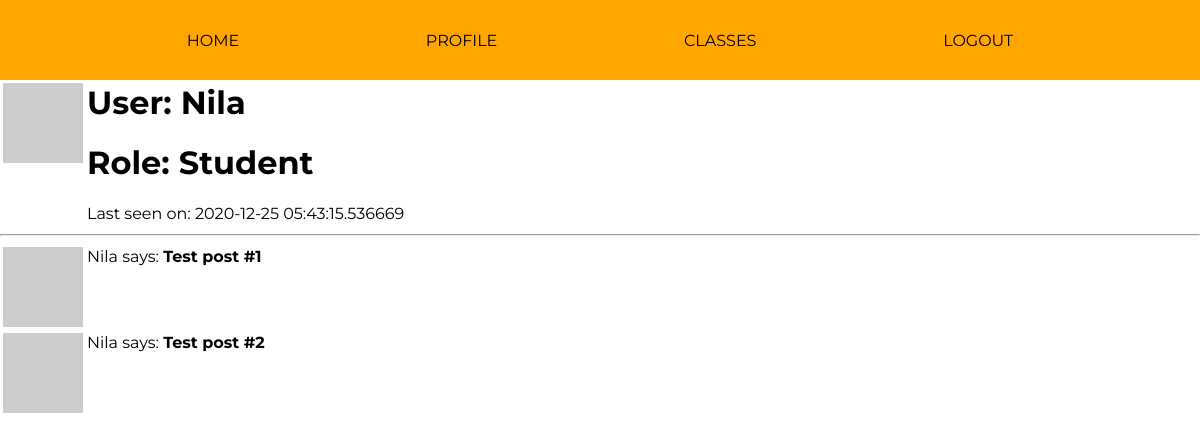
Before: /user/Nila (signed in) with the older database file.
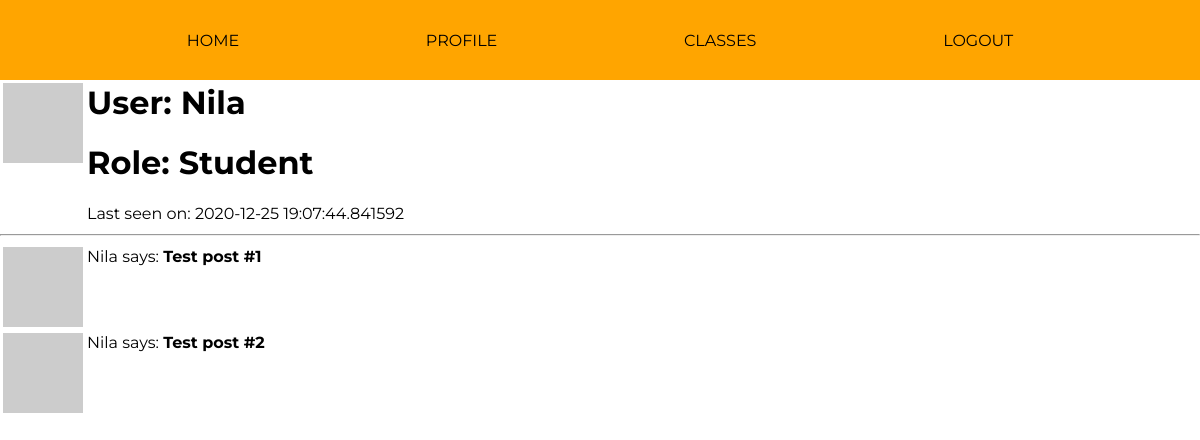
After: the same page with the newer database file.
### app/models.py (models this page shows, shortened)
class User(UserMixin, db.Model):
    id = db.Column(db.Integer, primary_key=True)
    username = db.Column(db.String(64), index=True, unique=True) # adding columns to the database
    email = db.Column(db.String(120), index=True, unique=True)
    password_hash = db.Column(db.String(128))
    role = db.Column(db.Integer, index=False, unique=False) # 0 is Teacher, 1 is Student
    about_me = db.Column(db.String(140))
    last_seen = db.Column(db.DateTime, default=datetime.utcnow)
    posts = db.relationship('Post', backref='author', lazy='dynamic') # First part is calling it from the Post model, secret field is the backref (author)
    reactions = db.relationship('Reactions', backref='reactor', lazy='dynamic') # This will show all the reactions that this user has made
    teaches = db.relationship('Courses', backref='teacher', lazy='dynamic') # This will show all the courses that the user teaches
    signups = db.relationship('Signups', backref='student', lazy='dynamic') # This will show all of the signups of that user
    def avatar(self, size):
        digest = md5(self.email.lower().encode('utf-8')).hexdigest()
        return 'https://www.gravatar.com/avatar/{}?d=identicon&s={}'.format(digest, size)

### app/routes.py (the view)
@app.route('/user/<username>') # User profile page
@login_required
def user(username):
    user = User.query.filter_by(username=username).first_or_404()
    posts = [
        {'author': user, 'body': 'Test post #1'},
        {'author': user, 'body': 'Test post #2'}
    ]
    return render_template('user.html', user=user, posts=posts, title=username)

### app/models.py (called while the page is built)
@login.user_loader
def load_user(id):
        return User.query.get(int(id))

### app/routes.py (called while the page is built)
@app.before_request # This function will be executed right before the view function
def before_request():
    if current_user.is_authenticated: # Checks whether the current user is logged in
        current_user.last_seen = datetime.utcnow() # Sets the last seen to the date using the UTC time zone
        db.session.commit() # Don't need to do db.session.add() because the user is already in the database (using a current_user)

### app/templates/user.html (shortened to what this page needs)
{% extends "base.html" %}
{% block content %}
<table>
    <tr valign="top">
        <td><img src="{{ user.avatar(128) }}"></td>
        <td><h1>User: {{ user.username }}</h1>
            {% if user.role == 0 %}
                <h1>Role: Teacher</h1>
            {% else %}
                <h1>Role: Student</h1>
            {% endif %}
            {% if user.last_seen %}
                <p>Last seen on: {{ user.last_seen }}</p>
            {% endif %}
        </td>
    </tr>
</table>
    <hr>
    {% for post in posts %}
    <table>
        <tr valign="top">
            <td><img src="{{ user.avatar(36) }}"></td>
            <td>{{ post.author.username }} says: <b>{{ post.body }}</b></td>
        </tr>
    </table>
    {% endfor %}
{% endblock %}

### app/templates/base.html (shortened to what this page needs)
<html>
    <head>
        <link rel="stylesheet" href="{{ url_for('static', filename='css/base.css') }}">
    </head>
    <header>
        <nav>
            <a href="{{ url_for('index') }}">Home</a>
            {% if current_user.is_anonymous %}
            <a href="{{ url_for('login') }}">Login</a>
            {% else %}
            <a href="{{ url_for('user', username=current_user.username) }}">Profile</a>
            <a href="{{ url_for('classes', username=current_user.username) }}">Classes</a>
            <a href="{{ url_for('logout') }}">Logout</a>
            {% endif %}
        </nav>
    </header>
    <body>
        {% block content %} {% endblock %}
    </body>
</html>

### app/static/css/base.css (style rules this page uses)
body { margin: 0 !important; font-family: "Montserrat", sans-serif; }
header { height: 80px; width: 100%; display: flex; align-items: center; justify-content: flex-start; font-family: Poppins, sans-serif; text-transform: uppercase; z-index: 100; background-color: pink; font-family: "Montserrat", sans-serif; }
nav { background-color: orange; width: 100%; height: 100%; display: flex; justify-content: space-evenly; align-items: center; left: 0; }
nav a { font-family: 'Montserrat', sans-serif; text-decoration: none; color: black; }

Changed rows visible on the page:
changed User "Nila": last_seen "2020-12-25 05:43:15.536669" → "2020-12-25 19:07:44.841592"
